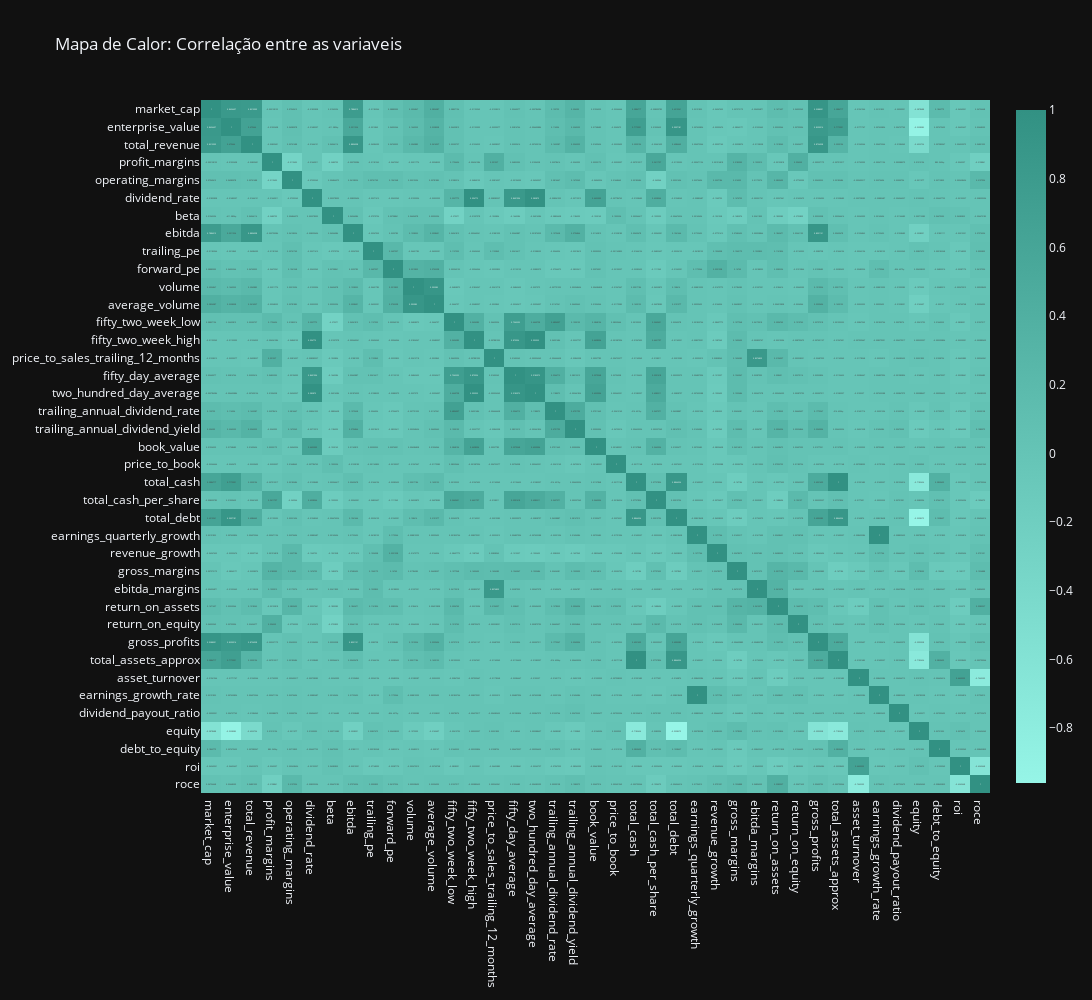

This figure's notebook cell:
### Code cell
color_scale = [[0, 'rgb(150, 245, 231)'], [0.5, 'rgb(100, 195, 181)'], [1, 'rgb(50, 145, 131)']]
fig = px.imshow(fundamentals_corr, text_auto=True, aspect="auto", width=3000, height=1000, template="plotly_dark", title="Mapa de Calor: Correlação entre as variaveis", color_continuous_scale=color_scale)
fig.show()

### Figure 1 — Plotly figure (JSON) as saved in the notebook; plotly's stock layout.template omitted (floating-point values rounded to 4 significant figures; data arrays with more than 128 entries replaced by an {"elided": "..."} marker saying what was removed)
{"data": [{"coloraxis": "coloraxis", "hovertemplate": "x: %{x}<br>y: %{y}<br>color: %{z}<extra></extra>", "name": "0", "texttemplate": "%{z}", "type": "heatmap", "x": ["market_cap", "enterprise_value", "total_revenue", "profit_margins", "operating_margins", "dividend_rate", "beta", "ebitda", "trailing_pe", "forward_pe", "volume", "average_volume", "fifty_two_week_low", "fifty_two_week_high", "price_to_sales_trailing_12_months", "fifty_day_average", "two_hundred_day_average", "trailing_annual_dividend_rate", "trailing_annual_dividend_yield", "book_value", "price_to_book", "total_cash", "total_cash_per_share", "total_debt", "earnings_quarterly_growth", "revenue_growth", "gross_margins", "ebitda_margins", "return_on_assets", "return_on_equity", "gross_profits", "total_assets_approx", "asset_turnover", "earnings_growth_rate", "dividend_payout_ratio", "equity", "debt_to_equity", "roi", "roce"], "xaxis": "x", "y": ["market_cap", "enterprise_value", "total_revenue", "profit_margins", "operating_margins", "dividend_rate", "beta", "ebitda", "trailing_pe", "forward_pe", "volume", "average_volume", "fifty_two_week_low", "fifty_two_week_high", "price_to_sales_trailing_12_months", "fifty_day_average", "two_hundred_day_average", "trailing_annual_dividend_rate", "trailing_annual_dividend_yield", "book_value", "price_to_book", "total_cash", "total_cash_per_share", "total_debt", "earnings_quarterly_growth", "revenue_growth", "gross_margins", "ebitda_margins", "return_on_assets", "return_on_equity", "gross_profits", "total_assets_approx", "asset_turnover", "earnings_growth_rate", "dividend_payout_ratio", "equity", "debt_to_equity", "roi", "roce"], "yaxis": "y", "z": {"elided": "39x39 float values"}}], "layout": {"coloraxis": {"colorscale": [[0, "rgb(150, 245, 231)"], [0.5, "rgb(100, 195, 181)"], [1, "rgb(50, 145, 131)"]]}, "height": 1000, "title": {"text": "Mapa de Calor: Correlação entre as variaveis"}, "width": 3000, "xaxis": {"anchor": "y", "domain": [0, 1]}, "yaxis": {"anchor": "x", "autorange": "reversed", "domain": [0, 1]}}}
